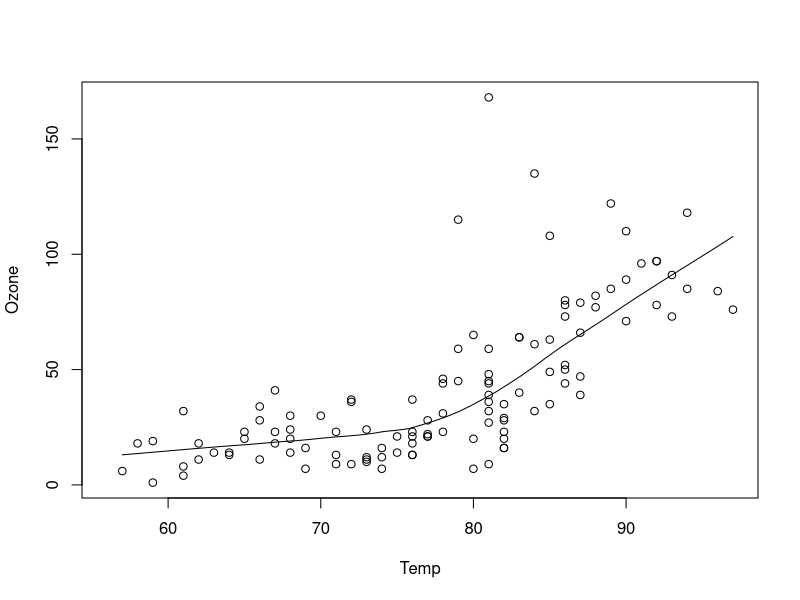
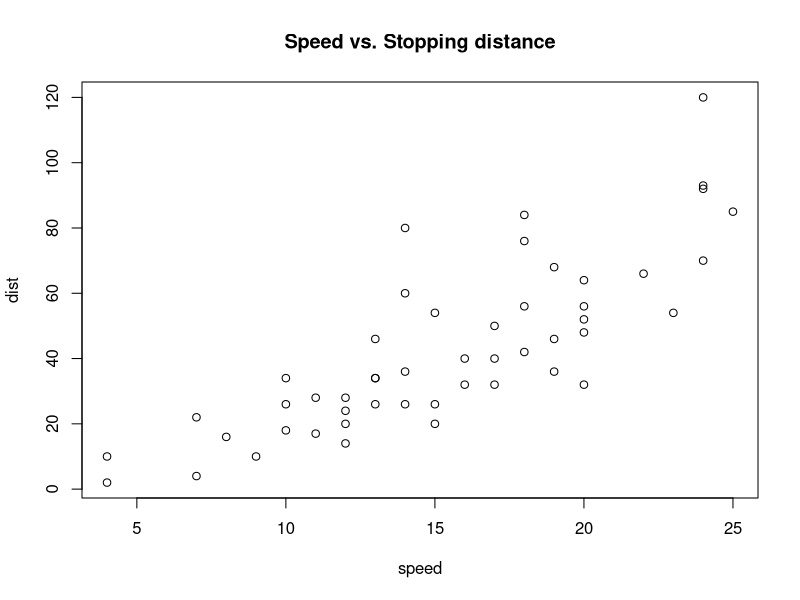
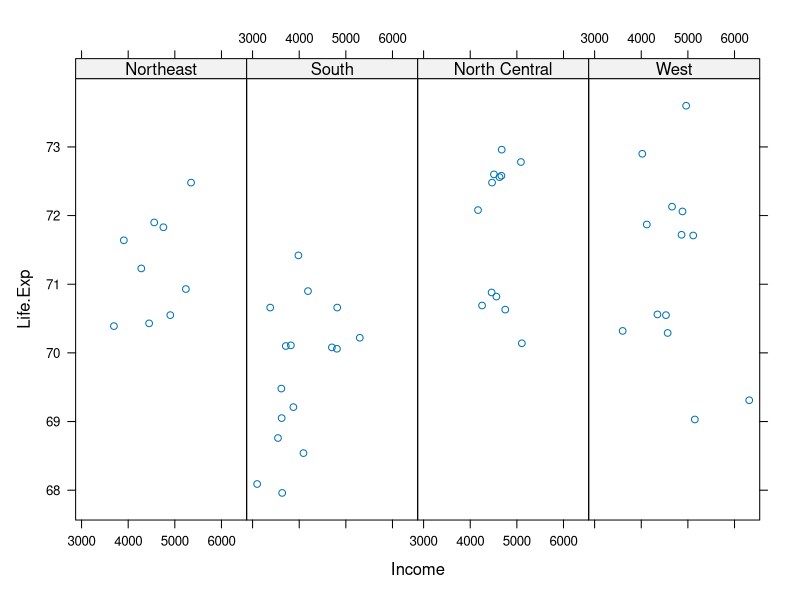
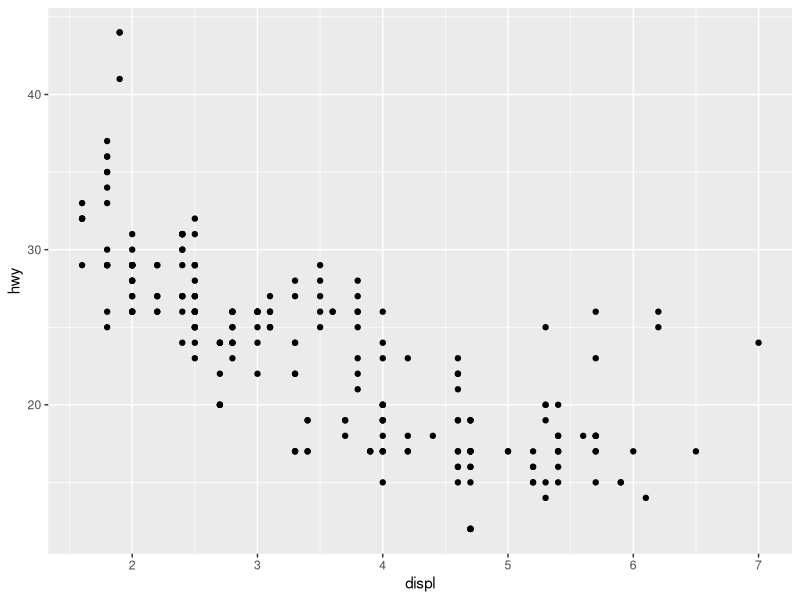
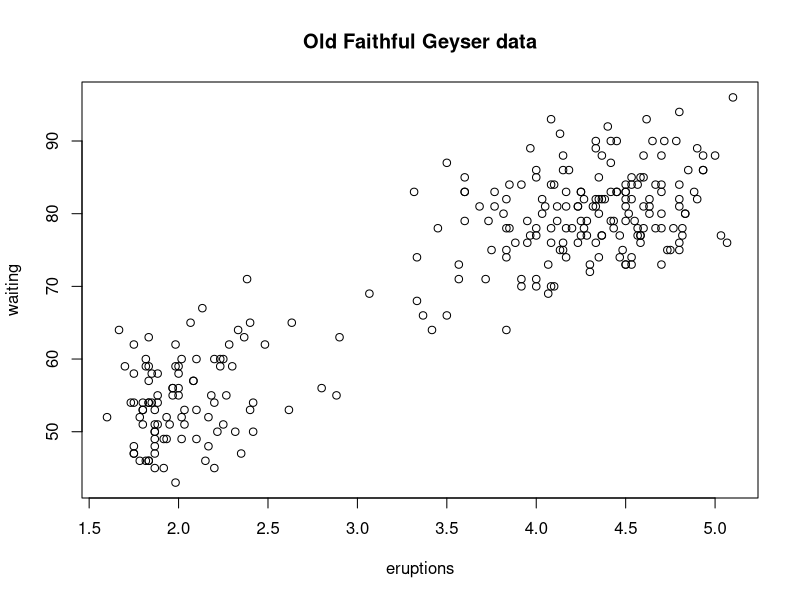
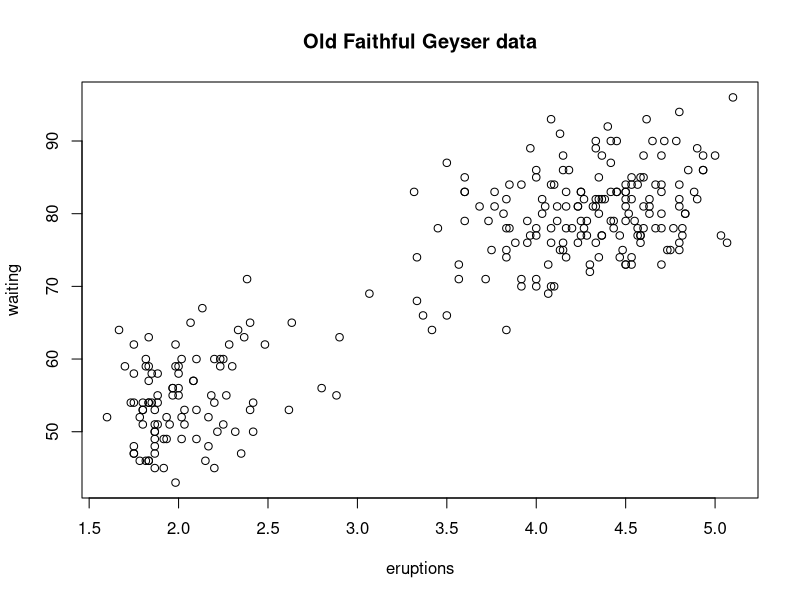
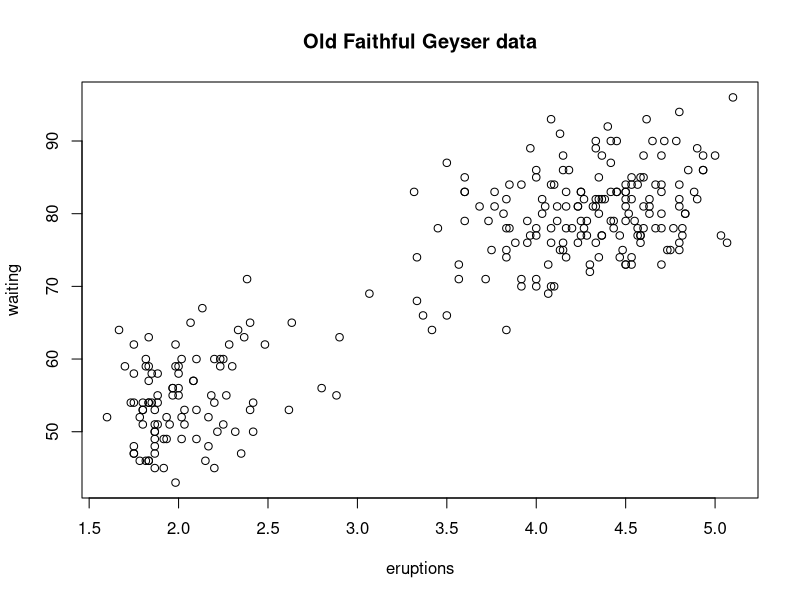

Write R code to recreate these figures, in order.
#The Base Plotting System
#The output is a scatterplot
data(airquality)
with(airquality, {
  plot(Temp, Ozone)
  lines(loess.smooth(Temp, Ozone))
})

#typical base plot is constructed with the following code
#Load cars data
data(cars)

## Create the plot / draw canvas
with(cars, plot(speed, dist))

## Add annotation
title("Speed vs. Stopping distance")

#The Lattice System
#Load the library lattice to use lattice plotting systems
library(lattice)

#example of a lattice plot that looks at the relationship between life expectancy and income and how that relationship varies by region in the United States.
state <- data.frame(state.x77, region = state.region)
xyplot(Life.Exp ~ Income | region, data = state, layout = c(4, 1))

# The ggplot2 System
#Load ggplot library

library(ggplot2)

#A typical plot with the ggplot package looks as follows
data(mpg)
qplot(displ, hwy, data = mpg)

#==========#
#process of creating a plot using plot() function
## Make plot appear on screen device
with(faithful, plot(eruptions, waiting)) 
## Annotate with a title
title(main = "Old Faithful Geyser data") 

# Here's an example of how to make a plot using this second approach. In this case we make a plot that gets saved in a PDF file
## Open PDF device; create 'myplot.pdf' in my working directory
pdf(file = "myplot.pdf") 

## Create plot and send to a file (no plot appears on screen)
with(faithful, plot(eruptions, waiting))

## Annotate plot; still nothing on screen
title(main = "Old Faithful Geyser data")

## Close the PDF file device
dev.off()

# Copying a plot
# Load package datasets
library(datasets)

## Create plot on screen device
with(faithful, plot(eruptions, waiting))  

## Add a main title
title(main = "Old Faithful Geyser data")  

## Copy my plot to a PNG file
dev.copy(png, file = "geyserplot.png")  

## Don't forget to close the PNG device!
dev.off()
